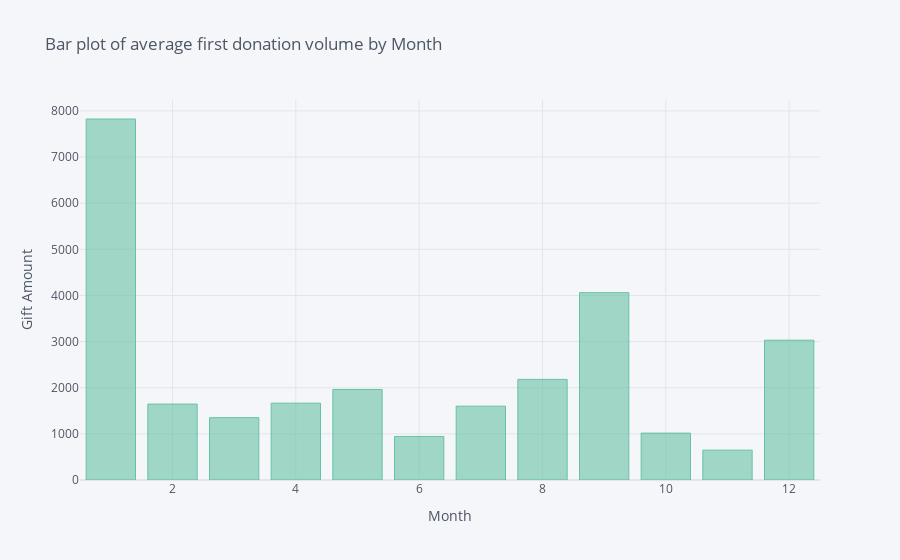

Notebook code cell kept with this figure:
### Code cell
df.groupby(df['first_G_month'])['First Gift Amount'].mean().iplot(kind='bar', colorscale='set2',
                                                 xTitle='Month',
                                                 yTitle='Gift Amount',
                                                 title='Bar plot of average first donation volume by Month')

### Figure 1 — Plotly figure (JSON) as saved in the notebook; plotly's stock layout.template omitted (floating-point values rounded to 4 significant figures)
{"data": [{"marker": {"color": "rgba(102, 194, 165, 0.6)", "line": {"color": "rgba(102, 194, 165, 1.0)", "width": 1}}, "name": "First Gift Amount", "orientation": "v", "text": "", "type": "bar", "x": [1, 2, 3, 4, 5, 6, 7, 8, 9, 10, 11, 12], "y": [7824.0, 1645.0, 1351.0, 1666.0, 1962.0, 943.9, 1601.0, 2181.0, 4060.0, 1016.0, 647.3, 3030.0]}], "layout": {"legend": {"bgcolor": "#F5F6F9", "font": {"color": "#4D5663"}}, "paper_bgcolor": "#F5F6F9", "plot_bgcolor": "#F5F6F9", "title": {"font": {"color": "#4D5663"}, "text": "Bar plot of average first donation volume by Month"}, "xaxis": {"gridcolor": "#E1E5ED", "showgrid": true, "tickfont": {"color": "#4D5663"}, "title": {"font": {"color": "#4D5663"}, "text": "Month"}, "zerolinecolor": "#E1E5ED"}, "yaxis": {"gridcolor": "#E1E5ED", "showgrid": true, "tickfont": {"color": "#4D5663"}, "title": {"font": {"color": "#4D5663"}, "text": "Gift Amount"}, "zerolinecolor": "#E1E5ED"}}}
